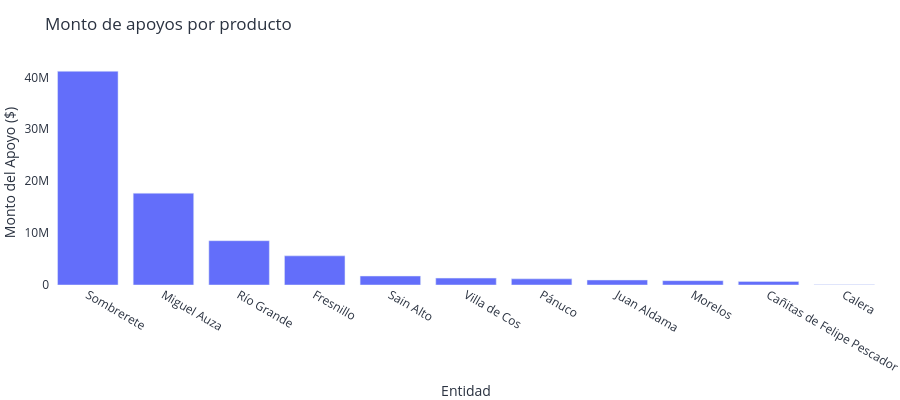

Notebook source saved alongside this figure:
### Code cell
fig = go.Figure()
fig.add_trace(go.Bar(x=df_filt['municipio'].to_list(), y=df_filt['monto_total'].to_list()))

fig.update_layout(
        showlegend=False,
        autosize=True,
        #width=650,
        height=400,
        margin=dict(
            l=0,
            r=0,
            b=0,
            t=60,
            pad=0),
            plot_bgcolor='white',
            paper_bgcolor="white",
            )

fig.update_layout(
        title="Monto de apoyos por producto",
        xaxis_title="Entidad",
        yaxis_title="Monto del Apoyo ($)",
        legend_title="",
        font=dict(
            #family="Courier New, monospace",
            size=12,
            color="#2a3240"
            ))


fig

### Figure 1 — Plotly figure (JSON) as saved in the notebook; plotly's stock layout.template omitted (floating-point values rounded to 4 significant figures)
{"data": [{"type": "bar", "x": ["Sombrerete", "Miguel Auza", "Río Grande", "Fresnillo", "Sain Alto", "Villa de Cos", "Pánuco", "Juan Aldama", "Morelos", "Cañitas de Felipe Pescador", "Calera"], "y": [41170000.0, 17680000.0, 8534000.0, 5614000.0, 1727000.0, 1328000.0, 1189000.0, 962700.0, 838000.0, 688700.0, 47680.0]}], "layout": {"autosize": true, "font": {"color": "#2a3240", "size": 12}, "height": 400, "legend": {"title": {"text": ""}}, "margin": {"b": 0, "l": 0, "pad": 0, "r": 0, "t": 60}, "paper_bgcolor": "white", "plot_bgcolor": "white", "showlegend": false, "title": {"text": "Monto de apoyos por producto"}, "xaxis": {"title": {"text": "Entidad"}}, "yaxis": {"title": {"text": "Monto del Apoyo ($)"}}}}
